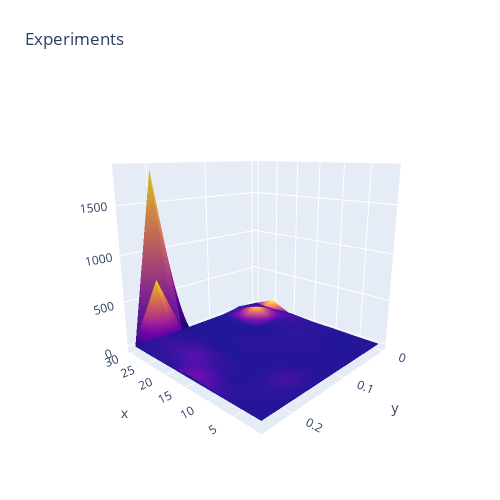

Notebook cell for this chart:
### Code cell
import plotly.graph_objects as go
import numpy as np

x = np.unique([ v[0] for v in df_v.index.values])
y = np.unique([ v[1] for v in df_v.index.values])

data = [ go.Surface(x=x, y=y, z=df_v.loc[:,c].values.reshape((x.shape[0],y.shape[0])), showscale=False, opacity=0.9) for c in df_v.columns ] 

fig = go.Figure(data=data)

fig.update_layout(title='Experiments', autosize=False,
                  width=500, height=500,
                  margin=dict(l=65, r=50, b=65, t=90))

fig.show()
